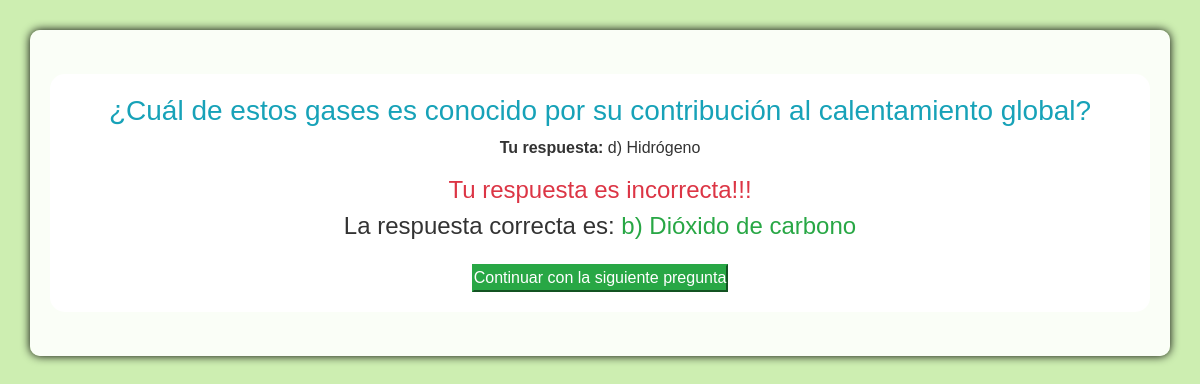
/resultado/37/, run on the app's committed database.
### Quiz/models.py (models this page shows, shortened)
class PreguntasRespondidas(models.Model):
    quizUser = models.ForeignKey(QuizUsuario, on_delete=models.CASCADE, related_name='intentos')
    pregunta = models.ForeignKey(Pregunta, on_delete=models.CASCADE)
    respuesta = models.ForeignKey(ElegirRespuesta, on_delete=models.CASCADE, null=True)
    correcta = models.BooleanField(verbose_name='¿Es esta la respuesta correcta?', default=False, null=False)
    puntaje_obtenido = models.DecimalField(verbose_name='Puntaje Obtenido', default=0, decimal_places=2, max_digits=6)

class Pregunta(models.Model):
    NUMER_DE_RESPUESTAS_PERMITIDAS = 1
    texto = models.TextField(verbose_name='Texto de la pregunta')
    max_puntaje = models.DecimalField(verbose_name='Maximo Puntaje', default=3, decimal_places=2, max_digits=6)

class ElegirRespuesta(models.Model):
    MAXIMO_RESPUESTA = 4
    pregunta = models.ForeignKey(Pregunta, related_name='opciones', on_delete=models.CASCADE)
    correcta = models.BooleanField(verbose_name='¿Es esta la pregunta correcta?', default=False, null=False)
    texto = models.TextField(verbose_name='Texto de la respuesta')
    def __str__(self):
        return self.texto

### Quiz/views.py (the view)
# urls.py: path('resultado/<int:pregunta_respondida_pk>/', resultado_pregunta, name='resultado'),
def resultado_pregunta(request, pregunta_respondida_pk):
	respondida = get_object_or_404(PreguntasRespondidas, pk=pregunta_respondida_pk)
	context = {
		'respondida':respondida
	}
	return render(request, 'play/resultados.html', context)

### template/play/resultados.html (shortened to what this page needs)
{% extends 'base.html' %}
{% block contenido %}
<div class="container">
    <div class="jumbotron my-4">
        <h3 class="text-info">{{respondida.pregunta.texto|safe}}</h3>
        <p>
            <strong>Tu respuesta:</strong>
            {{respondida.respuesta.texto|safe}}
        </p>
        {% if respondida.respuesta.correcta %}
            <h4 class="text-success">Yeah!! Tu respuesta es correcta</h4>
        {% else %}
            <h4 class="text-danger">Tu respuesta es incorrecta!!!</h4>
            {% for respuesta in respondida.pregunta.opciones.all %}
                {% if respuesta.correcta %}
                    <h4>La respuesta correcta es: <span class="text-success">{{respuesta}}</span></h4>
                {% endif %}
            {% endfor %}
        {% endif %}
        <a href="{% url 'jugar' %}">
            <button class="btn-success">
                Continuar con la siguiente pregunta
            </button>
        </a>
    </div>
</div>
{% endblock %}

### template/base.html (style rules this page uses)
* { margin: 0; padding: 0; }
body { background: #cdeeb1; }

### template/play/resultados.html (style rules this page uses)
body { background-image: url('https://images.hdqwalls.com/wallpapers/abstract-green-gradient-bs.jpg'); background-size: cover; background-position: center; background-attachment: fixed; font-family: 'Arial', sans-serif; color: #333; }
.container { background-color: rgba(255, 255, 255, 0.9); border-radius: 10px; padding: 20px; box-shadow: 0px 0px 10px 0px #000000; margin-top: 30px; }
.jumbotron { background-color: white; text-align: center; padding: 20px; border-radius: 15px; }
.btn-success { margin-top: 15px; }

### data on the page
PreguntasRespondidas: pregunta.texto "¿Cuál de estos gases es conocido por su contribución al calentamiento global?", respuesta.texto "d) Hidrógeno"
ElegirRespuesta: texto "b) Dióxido de carbono"
